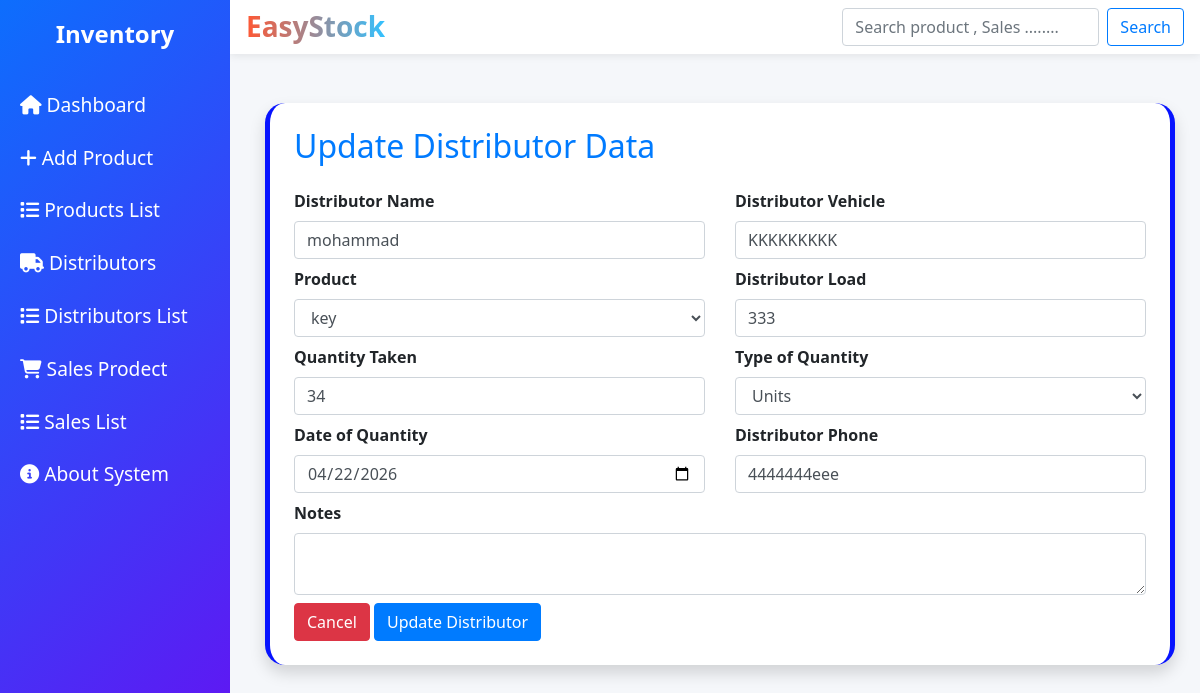
Page /update_distributor/2/ on the committed database.
### app_app/models.py (models this page shows, shortened)
class Distributor(models.Model):
    product = models.ForeignKey(Product, on_delete=models.CASCADE)
    distributor_name = models.CharField(max_length=255)
    vehicle = models.CharField(max_length=100, null=True, blank=True)
    load = models.PositiveIntegerField(null=True, blank=True)
    quantity_taken = models.PositiveIntegerField()
    QUANTITY_TYPE_CHOICES = [
        ('boxes', 'Boxes'),
        ('units', 'Units'),
        ('kg', 'Kg'),
    ]
    quantity_type = models.CharField(max_length=20,choices=QUANTITY_TYPE_CHOICES,null=True,blank=True)
    quantity_date = models.DateField(null=True, blank=True)
    phone = models.CharField(max_length=20, null=True, blank=True)
    notes = models.TextField(null=True, blank=True)
    created_at = models.DateTimeField(auto_now_add=True)
    updated_at = models.DateTimeField(auto_now=True)

class Product(models.Model):
    CATEGORY_CHOICES = [
        ('electronics', 'Electronics'),
        ('clothing', 'Clothing'),
        ('food', 'Food'),
        ('accessories', 'Accessories'),
    ]
    SUPPLIER_CHOICES = [
        ('amazon', 'Amazon'),
        ('alibaba', 'Alibaba'),
        ('local', 'Local Supplier'),
    ]
    name = models.CharField(max_length=255)
    sku = models.CharField(max_length=100, unique=True)
    quantity = models.PositiveIntegerField()  # المخزون الأساسي
    min_stock = models.PositiveIntegerField(null=True, blank=True)
    category = models.CharField(max_length=50, choices=CATEGORY_CHOICES)
    cost = models.DecimalField(max_digits=10, decimal_places=2)
    price = models.DecimalField(max_digits=10, decimal_places=2)
    discount = models.DecimalField(max_digits=10, decimal_places=2, null=True, blank=True)
    supplier = models.CharField(max_length=50, choices=SUPPLIER_CHOICES, null=True, blank=True)
    image = models.ImageField(upload_to='products/', null=True, blank=True)
    import_date = models.DateField(null=True, blank=True)
    size = models.CharField(max_length=100, null=True, blank=True)
    notes = models.TextField(null=True, blank=True)
    created_at = models.DateTimeField(auto_now_add=True)
    updated_at = models.DateTimeField(auto_now=True)

### app_app/views.py (the view)
# urls.py: path('update_distributor/<int:id>/', views.update_distributors, name='update_distributors'),
def update_distributors(request, id):
    distributor = get_object_or_404(Distributor, id=id)
    products = Product.objects.all()
    if request.method == "POST":
        form = DistributorsForm(request.POST, instance=distributor)
        print(form.errors)
        if form.is_valid():
            form.save()
            return redirect('distributors_list')
    else:
        form = DistributorsForm(instance=distributor)
    return render(request, 'pages/update/update_distributors.html', {
        'form': form,
        'distributor': distributor,
        'products': products
    })

### app_app/forms.py
class DistributorsForm(forms.ModelForm):
    class Meta:
        model=Distributor
        fields="__all__"

### templates/pages/update/update_distributors.html (shortened to what this page needs)
{% extends "base.html" %}
{% block content %}
<div class="content container mt-4">
  <div class="card shadow p-4">
    <h2 class="mb-4 text-primary">Update Distributor Data</h2>
    <form method="POST">
      <div class="row">
        <div class="col-md-6 mb-2">
          <label>Distributor Name</label>
          <input type="text"
                 class="form-control"
                 name="distributor_name"
                 value="{{ distributor.distributor_name }}"
                 required>
        </div>
        <div class="col-md-6 mb-2">
          <label>Distributor Vehicle</label>
          <input type="text"
                 class="form-control"
                 name="vehicle"
                 value="{{ distributor.vehicle }}">
        </div>
        <div class="col-md-6 mb-2">
  <label>Product</label>
  <select name="product" class="form-control" required>
    {% for p in products %}
      <option value="{{ p.id }}"
        {% if distributor.product.id == p.id %}selected{% endif %}>
        {{ p.name }}
      </option>
    {% endfor %}
  </select>
</div>
        <div class="col-md-6 mb-2">
          <label>Distributor Load</label>
          <input type="number"
                 class="form-control"
                 name="load"
                 value="{{ distributor.load }}">
        </div>
        <div class="col-md-6 mb-2">
          <label>Quantity Taken</label>
          <input type="number"
                 class="form-control"
                 name="quantity_taken"
                 value="{{ distributor.quantity_taken }}"
                 required>
        </div>
        <div class="col-md-6 mb-2">
          <label>Type of Quantity</label>
          <select name="quantity_type" class="form-control">
            <option value="units"
              {% if distributor.quantity_type == "units" %}selected{% endif %}>
              Units
            </option>
          </select>
        </div>
        <div class="col-md-6 mb-2">
          <label>Date of Quantity</label>
          <input type="date"
                 class="form-control"
                 name="quantity_date"
                 value="{{ distributor.quantity_date|date:'Y-m-d' }}">
        </div>
        <div class="col-md-6 mb-2">
          <label>Distributor Phone</label>
          <input type="tel"
                 class="form-control"
                 name="phone"
                 value="{{ distributor.phone }}">
        </div>
        <div class="col-md-12 mb-2">
          <label>Notes</label>
          <textarea class="form-control"
                    name="notes">{{ distributor.notes }}</textarea>
        </div>
      </div>
      <div class="text-end">
        <a href="{% url 'distributors_list' %}" class="btn btn-danger">Cancel</a>
        <button type="submit" class="btn btn-primary">
          Update Distributor
        </button>
      </div>
    </form>
  </div>
</div>
{% endblock %}

### inventory/static/style.css (style rules this page uses)
body { margin: 0; background-color: #f5f7fa; font-family: 'Segoe UI', sans-serif; }
.content { margin-left: 230px; padding: 25px; }
label { font-weight: bold; }
.card { border-radius: 20px; border: none; box-shadow: 0 5px 15px rgba(0,0,0,0.06); transition: 0.4s; border-left:5px solid #0713ff; border-right:5px solid #0713ff; }
.content { margin-left: 240px; width: 80%; }

### rows in the picture
Distributor: distributor_name "mohammad", vehicle "KKKKKKKKK", product "key", load "333", quantity_taken "34", quantity_type "Units", quantity_date "04/22/2026", phone "4444444eee"
